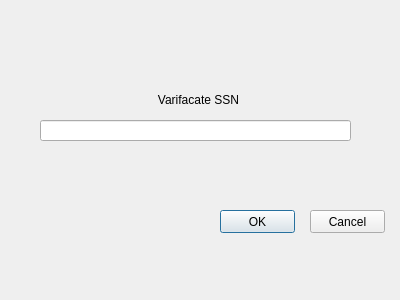
<?xml version="1.0" encoding="UTF-8"?>
<ui version="4.0">
 <class>Dialog</class>
 <widget class="QDialog" name="Dialog">
  <property name="geometry">
   <rect>
    <x>0</x>
    <y>0</y>
    <width>400</width>
    <height>300</height>
   </rect>
  </property>
  <property name="windowTitle">
   <string>Dialog</string>
  </property>
  <widget class="QLineEdit" name="lineEdit">
   <property name="geometry">
    <rect>
     <x>40</x>
     <y>120</y>
     <width>311</width>
     <height>21</height>
    </rect>
   </property>
  </widget>
  <widget class="QLabel" name="label">
   <property name="geometry">
    <rect>
     <x>43</x>
     <y>90</y>
     <width>311</width>
     <height>20</height>
    </rect>
   </property>
   <property name="text">
    <string>Varifacate SSN</string>
   </property>
   <property name="alignment">
    <set>Qt::AlignCenter</set>
   </property>
  </widget>
  <widget class="QLabel" name="label_incorrect">
   <property name="enabled">
    <bool>false</bool>
   </property>
   <property name="geometry">
    <rect>
     <x>43</x>
     <y>150</y>
     <width>311</width>
     <height>20</height>
    </rect>
   </property>
   <property name="text">
    <string/>
   </property>
   <property name="alignment">
    <set>Qt::AlignCenter</set>
   </property>
  </widget>
  <widget class="QPushButton" name="OK_button">
   <property name="geometry">
    <rect>
     <x>220</x>
     <y>210</y>
     <width>75</width>
     <height>23</height>
    </rect>
   </property>
   <property name="text">
    <string>OK</string>
   </property>
  </widget>
  <widget class="QPushButton" name="Cancel">
   <property name="geometry">
    <rect>
     <x>310</x>
     <y>210</y>
     <width>75</width>
     <height>23</height>
    </rect>
   </property>
   <property name="text">
    <string>Cancel</string>
   </property>
  </widget>
 </widget>
 <resources/>
 <connections>
  <connection>
   <sender>Cancel</sender>
   <signal>clicked()</signal>
   <receiver>Dialog</receiver>
   <slot>reject()</slot>
   <hints>
    <hint type="sourcelabel">
     <x>358</x>
     <y>271</y>
    </hint>
    <hint type="destinationlabel">
     <x>364</x>
     <y>322</y>
    </hint>
   </hints>
  </connection>
 </connections>
</ui>
